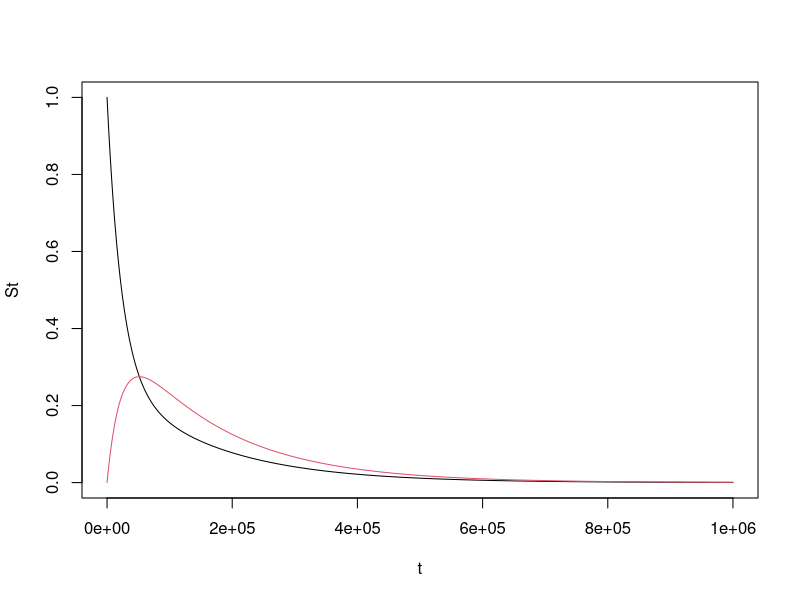
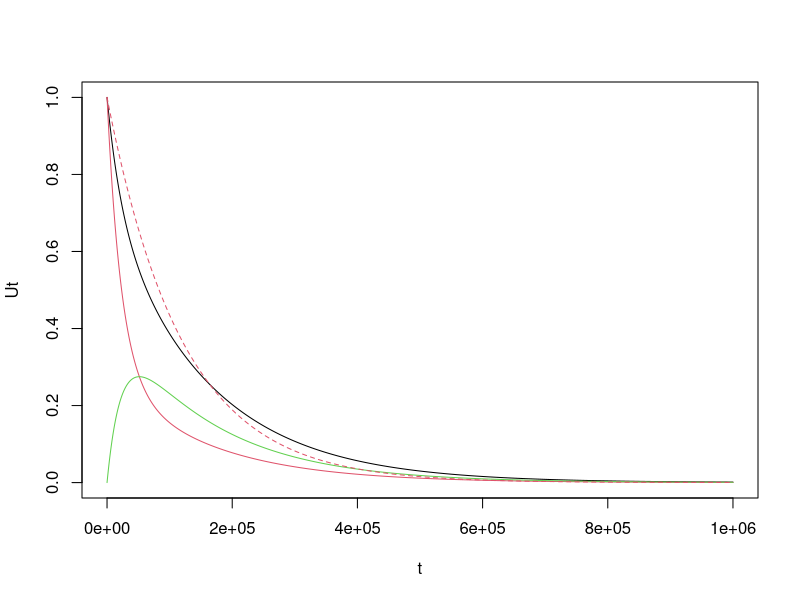
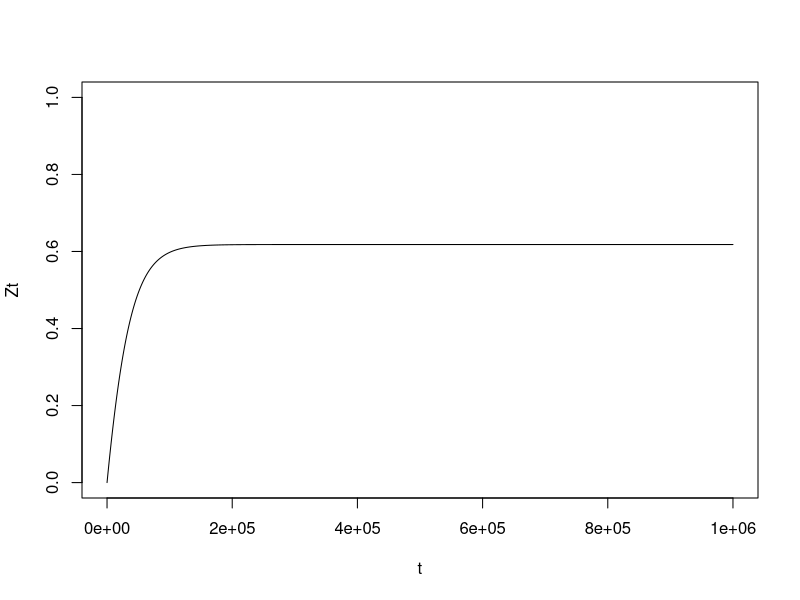
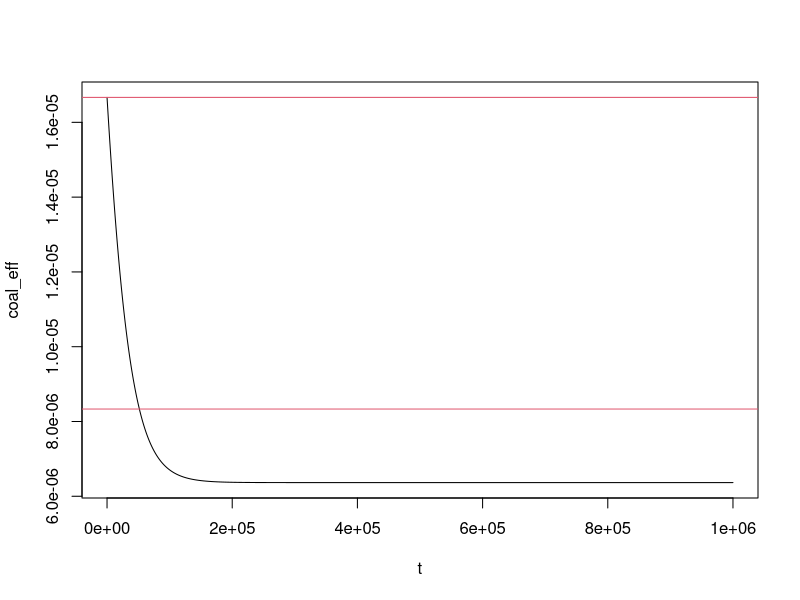
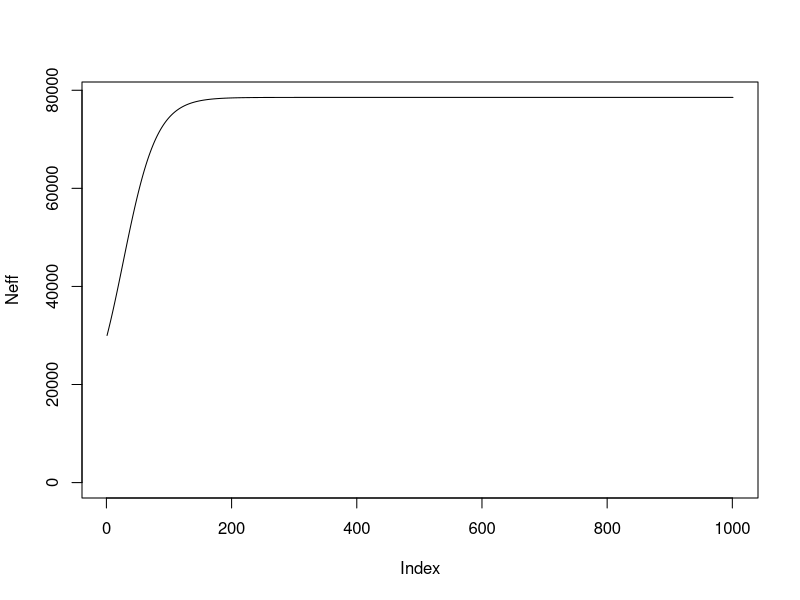
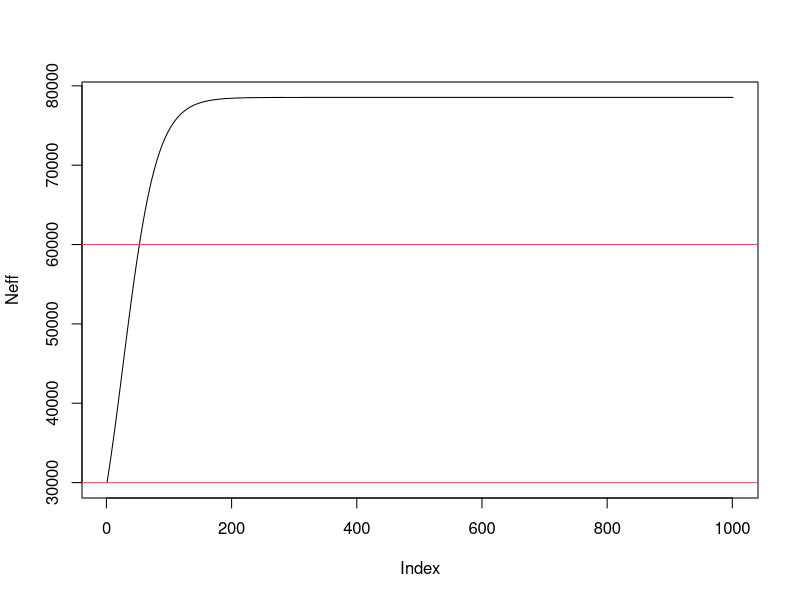

The R source for these figures, in order:
#################### substructure differentials solution ########################

# substituting complex parameter values - trying to simplfy everything 

# parameter values selected 
# within deme population size 
N <- 30000
# migration rate 
m <- 1e-4
m <- 1/(4*N)
# number of demes 
K <- 2

# alpha and beta from the quadratic equation 
alpha <- (4*N*m*K + K - 1) / (2*N*(K - 1))
beta <- sqrt(alpha^2 - 4*m/(N*(K - 1)))

# eigenvalues calculated 
l1 <- 0.5*(-alpha + beta)
l2 <- 0.5*(-alpha - beta)

# substituting complex matrix values 
a <- -2*m - 1/(2*N)
b <- 2*m/(K - 1)

# eta2 of the eigenvectors in terms of gamma and episilon 
gamma <- (l1 - a)/b
eps <- (l2 - a)/b

# constants of the solution  
c1 <- eps / (eps - gamma)
c2 <- gamma / (gamma - eps)

# ------------------------------------------------------------------------------

# solved equations and plotting 

# number of generations 
t <- seq(0, 1e5, l = 1001)
t <- seq(0, 1e6, l = 1001)

# solved equation for S(t) - prob uncoal and same deme 
St <- c1*exp(t*l1) + c2*exp(t*l2)
# solved equation for D(t) - prob of uncoal and different demes 
Dt <- c1*exp(t*l1)*gamma  + c2*exp(t*l2)*eps

plot(t, St, type = 'l', ylim = c(0, 1))
lines(t, Dt, col = 2)

# probability of being uncoal ever (same or diff demes)
Ut <- St + Dt
plot(t, Ut, type = 'l', ylim = c(0, 1))
lines(t, St, col = 2)
lines(t, Dt, col = 3)
# probability of coal event if pop is panmictic
ft <- exp(-t/(2*K*N))
lines(t, ft, col = 2, lty = 2)

# ------------------------------------------------------------------------------

# coal rates and Ne

# proportion of uncoal due to diff demes 
Zt <- Dt / (Dt + St)
plot(t, Zt, type = 'l', ylim = c(0, 1))

# proportion uncoal due to same demes x coal rate = effective coal rate 
coal_eff <- (St / (St + Dt))/(2*N)
plot(t, coal_eff, type = 'l')

# coal rate for pop size N
abline(h = 1/(2*N), col = 2)
# coal rate if was panmictic (N x K)
abline(h = 1/(2*N*K), col = 2)

# effective pop size 
Neff <- N*(1 + Dt / St)
plot(Neff, type = 'l', ylim = c(0, max(Neff)))
plot(Neff, type = 'l')
# population size within deme 
abline(h = N, col = 2)
# population size whole system - panmictic 
abline(h = N*K, col = 2)
